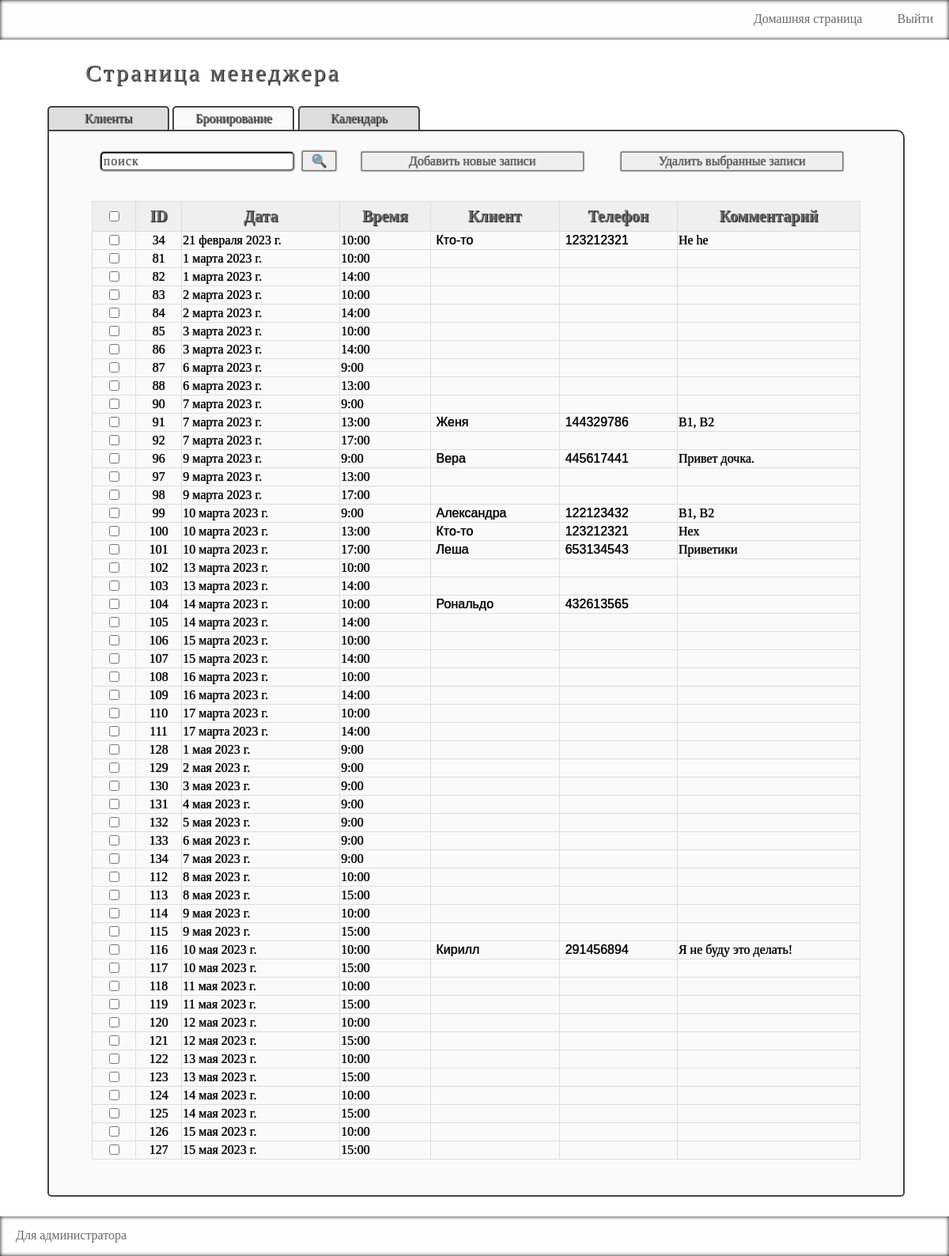
Page /home/manager/booking_table (signed in) on the earlier database version.
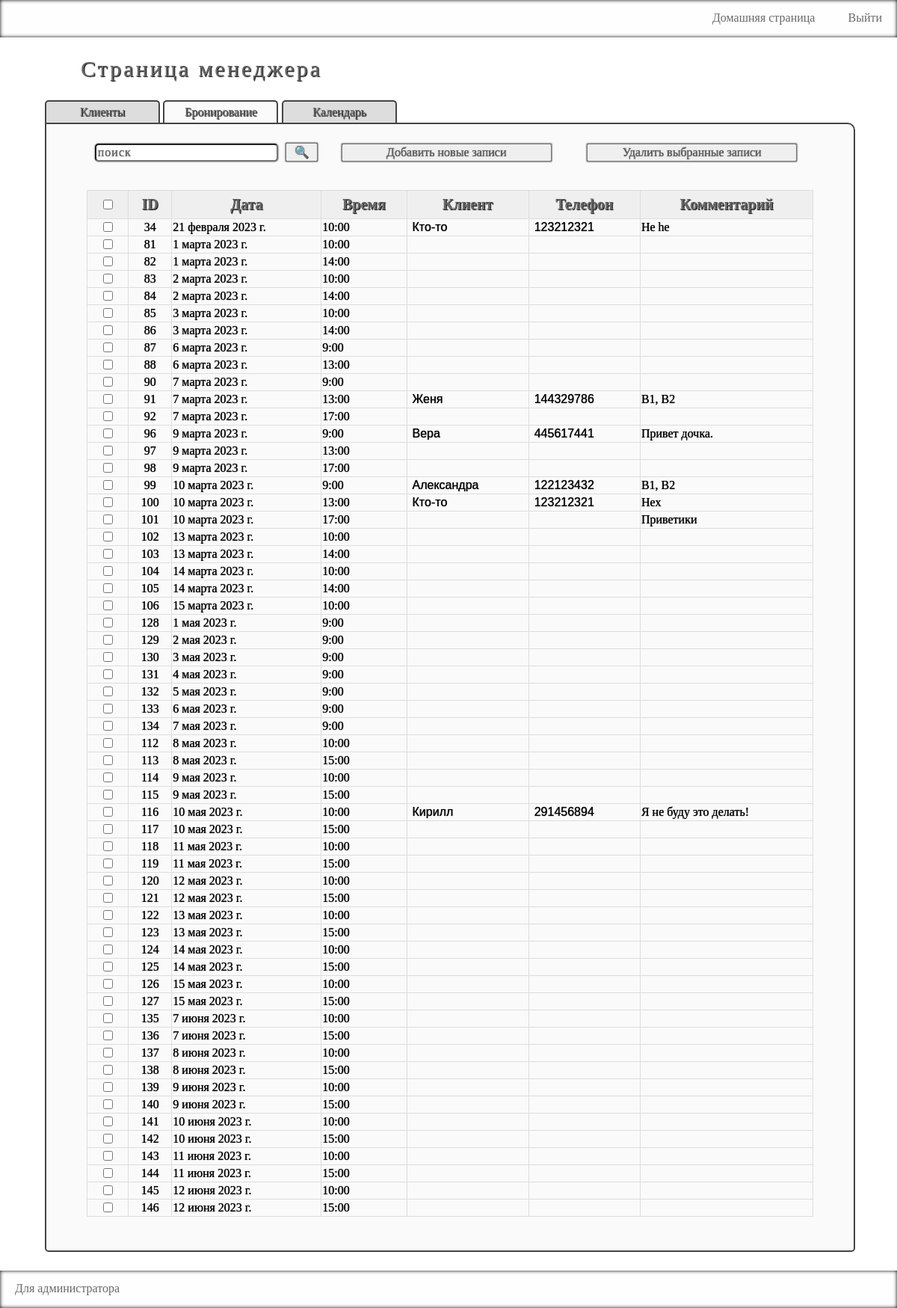
Same page on the later database version.
### client/models.py (models this page shows, shortened)
class Booked(models.Model):
    datetime = models.DateTimeField('Дата бронирования', unique=True)
    client = models.ForeignKey(Client, null=True, on_delete=models.SET_NULL, blank=True)
    comment = models.TextField('Комментарий', blank=True)
    class Meta:
        verbose_name = "Бронь"
        verbose_name_plural = "Бронирование"

class Client(models.Model):
    name = models.CharField("Имя", max_length=20)
    phone = models.IntegerField("Телефон", unique=True)
    ban = models.BooleanField()
    history = models.TextField("История клиента", blank=True)
    class Meta:
        verbose_name = "Клиент"
        verbose_name_plural = "Клиенты"

### client/views.py (the view)
# urls.py: path('manager/booking_table', views.manager_booking_table, name="manager_booking_table"),
def manager_booking_table(request: HttpRequest) -> HttpResponse:
    if not request.user.is_authenticated:
        return redirect(manager_logged_in)
    the_tittle = "База бронирования"
    booking = Booked.objects.all().order_by("datetime")
    search = request.GET.get("searchBooking")
    if search is not None:
        booking = Booked.objects.filter(datetime__icontains=search). \
            union(Booked.objects.filter(client__name__icontains=search)). \
            union(Booked.objects.filter(client__phone__icontains=search)). \
            union(Booked.objects.filter(comment__icontains=search))
    return render(request, "client/manager_booking_table.html", context={"the_tittle": the_tittle,
                                                                         "booking": booking,
                                                                         })

### client/templates/client/manager_booking_table.html (shortened to what this page needs)
{% extends 'client/manager.html' %}
{% load static %}
{% block stylelink %}
<link rel="stylesheet" href="{% static 'client/css/managerstyle.css' %}">
{% endblock %}
{% block table%}
<div class="main_manager">
    <div class="headingH1">Страница менеджера</div>
    <a href="{% url 'manager_clients_table' %}"><div class="tittleBlock">Клиенты</div></a>
    <div class="tittleBlock" id="tittleMainBlock">Бронирование</div>
    <a href="{% url 'manager_calendar' %}"><div class="tittleBlock">Календарь</div></a>
    <div id="bookingBlock">
        <input id="searchBooking" name="search" placeholder="поиск" type="text"/>
        <button id="searchBookingButton" onclick="toDoSearchBooking()">🔍</button>
        <button id="addBookingButton" onclick="changeHiddenAddBooking()">Добавить новые записи</button>
        <button id="removeBookingButton" onclick="removeBooking()">Удалить выбранные записи</button>
        <br/>
        <br/>
        <table>
            <tr>
                <th> <input id="booking_choose" type="checkbox" onclick="onClickCheckBooking(this)"/> </th>
                <th>ID</th>
                <th>Дата</th>
                <th>Время</th>
                <th>Клиент</th>
                <th>Телефон</th>
                <th>Комментарий</th>
            </tr>
            {% for book in booking %}
            <tr>
                <td class="tableCheckClient">
                    <input id="check{{book.id}}" class="checkbox_booking" type="checkbox"/>
                </td>
                <td class="tableIDClient">
                    {{book.id}}
                </td>
                <td class="tableDateBooking">
                    {{book.datetime.date}}
                </td>
                <td class="tableTimeBooking">
                    {{book.datetime.time}}
                </td>
                <td class="tableNameClient">
                    <div>{{book.client.name}}</div>
                </td>
                <td class="tableTelClient">
                    <div>{{book.client.phone}}</div>
                </td>
                <td class="tableCommentClient">
                    <div>{{book.comment}}</div>
                </td>
            </tr>
            {% endfor %}
        </table>
    </div>
</div>
{% endblock%}

Differences in the rows shown:
removed Booked: id "107", datetime "15 марта 2023 г.", datetime.time "14:00"
removed Booked: id "108", datetime "16 марта 2023 г.", datetime.time "10:00"
removed Booked: id "109", datetime "16 марта 2023 г.", datetime.time "14:00"
removed Booked: id "110", datetime "17 марта 2023 г.", datetime.time "10:00"
removed Booked: id "111", datetime "17 марта 2023 г.", datetime.time "14:00"
changed Booked "Приветики": client.name "Леша" → (not shown); client.phone "653134543" → (not shown)
changed Booked id 104: client.name "Рональдо" → (not shown); client.phone "432613565" → (not shown)
added Booked: id "135", datetime "7 июня 2023 г.", datetime.time "10:00"
added Booked: id "136", datetime "7 июня 2023 г.", datetime.time "15:00"
added Booked: id "137", datetime "8 июня 2023 г.", datetime.time "10:00"
added Booked: id "138", datetime "8 июня 2023 г.", datetime.time "15:00"
added Booked: id "139", datetime "9 июня 2023 г.", datetime.time "10:00"
added Booked: id "140", datetime "9 июня 2023 г.", datetime.time "15:00"
added Booked: id "141", datetime "10 июня 2023 г.", datetime.time "10:00"
added Booked: id "142", datetime "10 июня 2023 г.", datetime.time "15:00"
added Booked: id "143", datetime "11 июня 2023 г.", datetime.time "10:00"
added Booked: id "144", datetime "11 июня 2023 г.", datetime.time "15:00"
added Booked: id "145", datetime "12 июня 2023 г.", datetime.time "10:00"
added Booked: id "146", datetime "12 июня 2023 г.", datetime.time "15:00"
